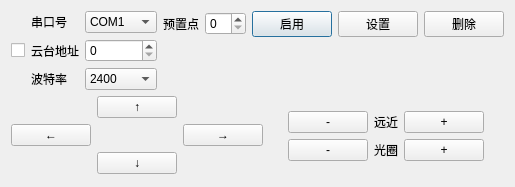
<?xml version="1.0" encoding="UTF-8"?>
<ui version="4.0">
 <class>Dialog</class>
 <widget class="QDialog" name="Dialog">
  <property name="geometry">
   <rect>
    <x>0</x>
    <y>0</y>
    <width>506</width>
    <height>187</height>
   </rect>
  </property>
  <property name="windowTitle">
   <string>Dialog</string>
  </property>
  <layout class="QGridLayout" name="gridLayout_3">
   <item row="0" column="0">
    <layout class="QHBoxLayout" name="horizontalLayout">
     <item>
      <layout class="QHBoxLayout" name="horizontalLayout_2">
       <item>
        <widget class="QCheckBox" name="checkBox">
         <property name="text">
          <string/>
         </property>
        </widget>
       </item>
       <item>
        <layout class="QFormLayout" name="formLayout">
         <item row="0" column="0">
          <widget class="QLabel" name="serival_label">
           <property name="text">
            <string>串口号</string>
           </property>
           <property name="alignment">
            <set>Qt::AlignCenter</set>
           </property>
          </widget>
         </item>
         <item row="0" column="1">
          <widget class="QComboBox" name="servial_combo_">
           <item>
            <property name="text">
             <string>COM1</string>
            </property>
           </item>
           <item>
            <property name="text">
             <string>COM2</string>
            </property>
           </item>
           <item>
            <property name="text">
             <string>COM3</string>
            </property>
           </item>
           <item>
            <property name="text">
             <string>COM4</string>
            </property>
           </item>
          </widget>
         </item>
         <item row="1" column="0">
          <widget class="QLabel" name="label">
           <property name="text">
            <string>云台地址</string>
           </property>
           <property name="alignment">
            <set>Qt::AlignCenter</set>
           </property>
          </widget>
         </item>
         <item row="1" column="1">
          <widget class="QSpinBox" name="addr_spin_box_"/>
         </item>
         <item row="2" column="0">
          <widget class="QLabel" name="label_2">
           <property name="text">
            <string>波特率</string>
           </property>
           <property name="alignment">
            <set>Qt::AlignCenter</set>
           </property>
          </widget>
         </item>
         <item row="2" column="1">
          <widget class="QComboBox" name="bit_combo_">
           <item>
            <property name="text">
             <string>2400</string>
            </property>
           </item>
           <item>
            <property name="text">
             <string>4800</string>
            </property>
           </item>
           <item>
            <property name="text">
             <string>9600</string>
            </property>
           </item>
           <item>
            <property name="text">
             <string>14400</string>
            </property>
           </item>
           <item>
            <property name="text">
             <string>19200</string>
            </property>
           </item>
           <item>
            <property name="text">
             <string>38400</string>
            </property>
           </item>
           <item>
            <property name="text">
             <string>56000</string>
            </property>
           </item>
           <item>
            <property name="text">
             <string>57600</string>
            </property>
           </item>
           <item>
            <property name="text">
             <string>115200</string>
            </property>
           </item>
           <item>
            <property name="text">
             <string>256000</string>
            </property>
           </item>
           <item>
            <property name="text">
             <string>128000</string>
            </property>
           </item>
          </widget>
         </item>
        </layout>
       </item>
      </layout>
     </item>
     <item>
      <spacer name="horizontalSpacer_3">
       <property name="orientation">
        <enum>Qt::Horizontal</enum>
       </property>
       <property name="sizeHint" stdset="0">
        <size>
         <width>40</width>
         <height>20</height>
        </size>
       </property>
      </spacer>
     </item>
     <item>
      <layout class="QVBoxLayout" name="verticalLayout_2">
       <item>
        <layout class="QHBoxLayout" name="horizontalLayout_3">
         <item>
          <widget class="QLabel" name="label_3">
           <property name="text">
            <string>预置点</string>
           </property>
           <property name="alignment">
            <set>Qt::AlignCenter</set>
           </property>
          </widget>
         </item>
         <item>
          <widget class="QSpinBox" name="presetpoint_spin_box_"/>
         </item>
         <item>
          <widget class="QPushButton" name="call_presetpoint_btn_">
           <property name="text">
            <string>启用</string>
           </property>
          </widget>
         </item>
         <item>
          <widget class="QPushButton" name="set_presetpoint_btn_">
           <property name="text">
            <string>设置</string>
           </property>
          </widget>
         </item>
         <item>
          <widget class="QPushButton" name="delete_presetpoint_btn_">
           <property name="text">
            <string>删除</string>
           </property>
          </widget>
         </item>
        </layout>
       </item>
       <item>
        <spacer name="verticalSpacer_3">
         <property name="orientation">
          <enum>Qt::Vertical</enum>
         </property>
         <property name="sizeHint" stdset="0">
          <size>
           <width>20</width>
           <height>40</height>
          </size>
         </property>
        </spacer>
       </item>
      </layout>
     </item>
     <item>
      <spacer name="horizontalSpacer_2">
       <property name="orientation">
        <enum>Qt::Horizontal</enum>
       </property>
       <property name="sizeHint" stdset="0">
        <size>
         <width>40</width>
         <height>20</height>
        </size>
       </property>
      </spacer>
     </item>
    </layout>
   </item>
   <item row="1" column="0">
    <layout class="QHBoxLayout" name="horizontalLayout_4">
     <item>
      <layout class="QGridLayout" name="gridLayout">
       <item row="0" column="1">
        <widget class="QPushButton" name="up_btn_">
         <property name="text">
          <string>↑</string>
         </property>
        </widget>
       </item>
       <item row="1" column="0">
        <widget class="QPushButton" name="left_btn_">
         <property name="text">
          <string>←</string>
         </property>
        </widget>
       </item>
       <item row="1" column="2">
        <widget class="QPushButton" name="right_btn_">
         <property name="text">
          <string>→</string>
         </property>
        </widget>
       </item>
       <item row="2" column="1">
        <widget class="QPushButton" name="down_btn_">
         <property name="text">
          <string>↓</string>
         </property>
        </widget>
       </item>
      </layout>
     </item>
     <item>
      <spacer name="horizontalSpacer">
       <property name="orientation">
        <enum>Qt::Horizontal</enum>
       </property>
       <property name="sizeHint" stdset="0">
        <size>
         <width>40</width>
         <height>20</height>
        </size>
       </property>
      </spacer>
     </item>
     <item>
      <layout class="QVBoxLayout" name="verticalLayout">
       <item>
        <spacer name="verticalSpacer">
         <property name="orientation">
          <enum>Qt::Vertical</enum>
         </property>
         <property name="sizeHint" stdset="0">
          <size>
           <width>20</width>
           <height>40</height>
          </size>
         </property>
        </spacer>
       </item>
       <item>
        <layout class="QGridLayout" name="gridLayout_2">
         <item row="0" column="0">
          <widget class="QPushButton" name="focus_down_btn_">
           <property name="text">
            <string>-</string>
           </property>
          </widget>
         </item>
         <item row="0" column="1">
          <widget class="QLabel" name="focus_label_">
           <property name="text">
            <string>远近</string>
           </property>
           <property name="alignment">
            <set>Qt::AlignCenter</set>
           </property>
          </widget>
         </item>
         <item row="0" column="2">
          <widget class="QPushButton" name="focus_up_btn_">
           <property name="text">
            <string>+</string>
           </property>
          </widget>
         </item>
         <item row="1" column="0">
          <widget class="QPushButton" name="aperture_down_btn_">
           <property name="text">
            <string>-</string>
           </property>
          </widget>
         </item>
         <item row="1" column="1">
          <widget class="QLabel" name="aperture_label_">
           <property name="text">
            <string>光圈</string>
           </property>
           <property name="alignment">
            <set>Qt::AlignCenter</set>
           </property>
          </widget>
         </item>
         <item row="1" column="2">
          <widget class="QPushButton" name="aperture_up_btn_">
           <property name="text">
            <string>+</string>
           </property>
          </widget>
         </item>
        </layout>
       </item>
       <item>
        <spacer name="verticalSpacer_2">
         <property name="orientation">
          <enum>Qt::Vertical</enum>
         </property>
         <property name="sizeHint" stdset="0">
          <size>
           <width>20</width>
           <height>40</height>
          </size>
         </property>
        </spacer>
       </item>
      </layout>
     </item>
     <item>
      <spacer name="horizontalSpacer_4">
       <property name="orientation">
        <enum>Qt::Horizontal</enum>
       </property>
       <property name="sizeHint" stdset="0">
        <size>
         <width>40</width>
         <height>20</height>
        </size>
       </property>
      </spacer>
     </item>
    </layout>
   </item>
  </layout>
 </widget>
 <layoutdefault spacing="6" margin="11"/>
 <resources/>
 <connections>
  <connection>
   <sender>checkBox</sender>
   <signal>stateChanged(int)</signal>
   <receiver>Dialog</receiver>
   <slot>onCheckBoxStateChanged(int)</slot>
   <hints>
    <hint type="sourcelabel">
     <x>23</x>
     <y>53</y>
    </hint>
    <hint type="destinationlabel">
     <x>57</x>
     <y>84</y>
    </hint>
   </hints>
  </connection>
  <connection>
   <sender>up_btn_</sender>
   <signal>pressed()</signal>
   <receiver>Dialog</receiver>
   <slot>onUpPressed()</slot>
   <hints>
    <hint type="sourcelabel">
     <x>166</x>
     <y>117</y>
    </hint>
    <hint type="destinationlabel">
     <x>369</x>
     <y>8</y>
    </hint>
   </hints>
  </connection>
  <connection>
   <sender>left_btn_</sender>
   <signal>pressed()</signal>
   <receiver>Dialog</receiver>
   <slot>onLeftPressed()</slot>
   <hints>
    <hint type="sourcelabel">
     <x>85</x>
     <y>146</y>
    </hint>
    <hint type="destinationlabel">
     <x>198</x>
     <y>13</y>
    </hint>
   </hints>
  </connection>
  <connection>
   <sender>down_btn_</sender>
   <signal>pressed()</signal>
   <receiver>Dialog</receiver>
   <slot>onDownPressed()</slot>
   <hints>
    <hint type="sourcelabel">
     <x>166</x>
     <y>175</y>
    </hint>
    <hint type="destinationlabel">
     <x>364</x>
     <y>79</y>
    </hint>
   </hints>
  </connection>
  <connection>
   <sender>right_btn_</sender>
   <signal>pressed()</signal>
   <receiver>Dialog</receiver>
   <slot>onRightPressed()</slot>
   <hints>
    <hint type="sourcelabel">
     <x>247</x>
     <y>146</y>
    </hint>
    <hint type="destinationlabel">
     <x>312</x>
     <y>46</y>
    </hint>
   </hints>
  </connection>
  <connection>
   <sender>left_btn_</sender>
   <signal>released()</signal>
   <receiver>Dialog</receiver>
   <slot>onReleased()</slot>
   <hints>
    <hint type="sourcelabel">
     <x>85</x>
     <y>146</y>
    </hint>
    <hint type="destinationlabel">
     <x>164</x>
     <y>7</y>
    </hint>
   </hints>
  </connection>
  <connection>
   <sender>up_btn_</sender>
   <signal>released()</signal>
   <receiver>Dialog</receiver>
   <slot>onReleased()</slot>
   <hints>
    <hint type="sourcelabel">
     <x>166</x>
     <y>113</y>
    </hint>
    <hint type="destinationlabel">
     <x>152</x>
     <y>33</y>
    </hint>
   </hints>
  </connection>
  <connection>
   <sender>right_btn_</sender>
   <signal>released()</signal>
   <receiver>Dialog</receiver>
   <slot>onReleased()</slot>
   <hints>
    <hint type="sourcelabel">
     <x>247</x>
     <y>146</y>
    </hint>
    <hint type="destinationlabel">
     <x>339</x>
     <y>19</y>
    </hint>
   </hints>
  </connection>
  <connection>
   <sender>down_btn_</sender>
   <signal>released()</signal>
   <receiver>Dialog</receiver>
   <slot>onReleased()</slot>
   <hints>
    <hint type="sourcelabel">
     <x>166</x>
     <y>175</y>
    </hint>
    <hint type="destinationlabel">
     <x>223</x>
     <y>81</y>
    </hint>
   </hints>
  </connection>
  <connection>
   <sender>focus_down_btn_</sender>
   <signal>pressed()</signal>
   <receiver>Dialog</receiver>
   <slot>onFocusDownPressed()</slot>
   <hints>
    <hint type="sourcelabel">
     <x>337</x>
     <y>131</y>
    </hint>
    <hint type="destinationlabel">
     <x>85</x>
     <y>101</y>
    </hint>
   </hints>
  </connection>
  <connection>
   <sender>focus_down_btn_</sender>
   <signal>released()</signal>
   <receiver>Dialog</receiver>
   <slot>onReleased()</slot>
   <hints>
    <hint type="sourcelabel">
     <x>337</x>
     <y>131</y>
    </hint>
    <hint type="destinationlabel">
     <x>112</x>
     <y>109</y>
    </hint>
   </hints>
  </connection>
  <connection>
   <sender>focus_up_btn_</sender>
   <signal>pressed()</signal>
   <receiver>Dialog</receiver>
   <slot>onFocusUpPressed()</slot>
   <hints>
    <hint type="sourcelabel">
     <x>448</x>
     <y>131</y>
    </hint>
    <hint type="destinationlabel">
     <x>328</x>
     <y>99</y>
    </hint>
   </hints>
  </connection>
  <connection>
   <sender>focus_up_btn_</sender>
   <signal>released()</signal>
   <receiver>Dialog</receiver>
   <slot>onReleased()</slot>
   <hints>
    <hint type="sourcelabel">
     <x>448</x>
     <y>131</y>
    </hint>
    <hint type="destinationlabel">
     <x>354</x>
     <y>108</y>
    </hint>
   </hints>
  </connection>
  <connection>
   <sender>aperture_down_btn_</sender>
   <signal>pressed()</signal>
   <receiver>Dialog</receiver>
   <slot>onApertureDownPressed()</slot>
   <hints>
    <hint type="sourcelabel">
     <x>337</x>
     <y>160</y>
    </hint>
    <hint type="destinationlabel">
     <x>136</x>
     <y>120</y>
    </hint>
   </hints>
  </connection>
  <connection>
   <sender>aperture_down_btn_</sender>
   <signal>released()</signal>
   <receiver>Dialog</receiver>
   <slot>onReleased()</slot>
   <hints>
    <hint type="sourcelabel">
     <x>337</x>
     <y>160</y>
    </hint>
    <hint type="destinationlabel">
     <x>60</x>
     <y>133</y>
    </hint>
   </hints>
  </connection>
  <connection>
   <sender>aperture_up_btn_</sender>
   <signal>pressed()</signal>
   <receiver>Dialog</receiver>
   <slot>onApertureUpPressed()</slot>
   <hints>
    <hint type="sourcelabel">
     <x>448</x>
     <y>160</y>
    </hint>
    <hint type="destinationlabel">
     <x>309</x>
     <y>123</y>
    </hint>
   </hints>
  </connection>
  <connection>
   <sender>aperture_up_btn_</sender>
   <signal>released()</signal>
   <receiver>Dialog</receiver>
   <slot>onReleased()</slot>
   <hints>
    <hint type="sourcelabel">
     <x>448</x>
     <y>160</y>
    </hint>
    <hint type="destinationlabel">
     <x>345</x>
     <y>138</y>
    </hint>
   </hints>
  </connection>
  <connection>
   <sender>call_presetpoint_btn_</sender>
   <signal>clicked()</signal>
   <receiver>Dialog</receiver>
   <slot>onCallPresetPointClicked()</slot>
   <hints>
    <hint type="sourcelabel">
     <x>308</x>
     <y>25</y>
    </hint>
    <hint type="destinationlabel">
     <x>193</x>
     <y>46</y>
    </hint>
   </hints>
  </connection>
  <connection>
   <sender>set_presetpoint_btn_</sender>
   <signal>clicked()</signal>
   <receiver>Dialog</receiver>
   <slot>onSetPresetPointClicked()</slot>
   <hints>
    <hint type="sourcelabel">
     <x>380</x>
     <y>34</y>
    </hint>
    <hint type="destinationlabel">
     <x>445</x>
     <y>31</y>
    </hint>
   </hints>
  </connection>
  <connection>
   <sender>delete_presetpoint_btn_</sender>
   <signal>clicked()</signal>
   <receiver>Dialog</receiver>
   <slot>onDeletePresetPointClicked()</slot>
   <hints>
    <hint type="sourcelabel">
     <x>429</x>
     <y>26</y>
    </hint>
    <hint type="destinationlabel">
     <x>422</x>
     <y>44</y>
    </hint>
   </hints>
  </connection>
 </connections>
 <slots>
  <slot>onCheckBoxStateChanged(int)</slot>
  <slot>onUpPressed()</slot>
  <slot>onLeftPressed()</slot>
  <slot>onDownPressed()</slot>
  <slot>onRightPressed()</slot>
  <slot>onReleased()</slot>
  <slot>onFocusDownPressed()</slot>
  <slot>onFocusUpPressed()</slot>
  <slot>onApertureDownPressed()</slot>
  <slot>onApertureUpPressed()</slot>
  <slot>onCallPresetPointClicked()</slot>
  <slot>onSetPresetPointClicked()</slot>
  <slot>onDeletePresetPointClicked()</slot>
 </slots>
</ui>
